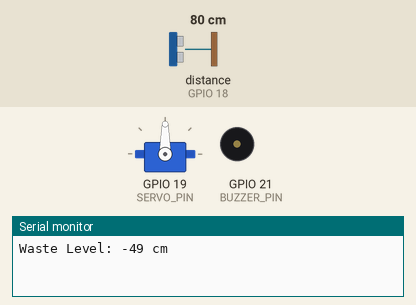
Bench run of a sketch on a simulated ESP32. Parts: servo, buzzer (waves = sounding, pin HIGH), the last lines printed to the serial monitor. Wiring (inferred from the names in the program): ultrasonic range finder: trigger GPIO 5; echo GPIO 18. The inputs (shaded band) are chosen by the test bench; at power-on: distance to the obstacle (sensor on GPIO 18) 80 cm. The echo pulse lasts 58.3 µs per cm; WiFi joins after 1.5 s; servers stay silent unless stated; pins used as bus, display or sensor lines are not drawn.

Above: at 3.0 s.
3.1 s: distance to the obstacle (sensor on GPIO 18) set to 7 cm
10.4 s: distance to the obstacle (sensor on GPIO 18) set to 4 cm
At 16.0 s:
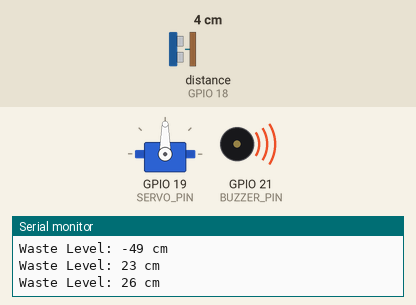
23.1 s: distance to the obstacle (sensor on GPIO 18) set to 9 cm
At 29.7 s:
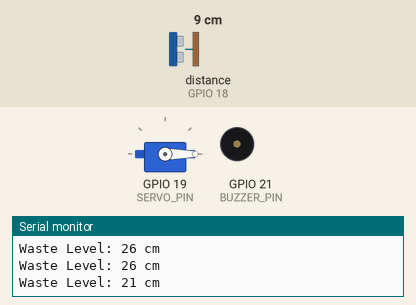
35.8 s: distance to the obstacle (sensor on GPIO 18) set to 2 cm
At 43.3 s:
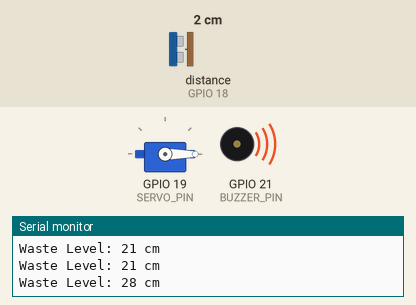
Timing chart, 0 to 49.5 s (numbered marks = the images above; inputs shaded):
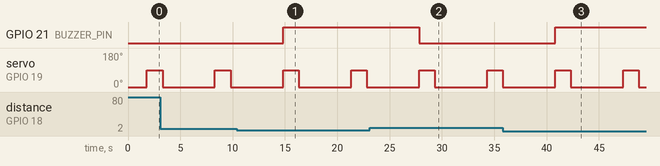

Measured:
- the behaviour switches between 6 and 5 cm on distance to the obstacle (sensor on GPIO 18) (found by bisection; images 0 and 1)
- after the input at 10.4 s, GPIO 21 (BUZZER_PIN): LOW → HIGH after 4.4 s
- after the input at 23.1 s, GPIO 21 (BUZZER_PIN): HIGH → LOW after 4.7 s
- after the input at 35.8 s, GPIO 21 (BUZZER_PIN): LOW → HIGH after 5.0 s
- by itself, servo on GPIO 19 (SERVO_PIN): alternates 90° for 1.5 s and 0° for 5.0 s

The sketch:

SmartDustbin.ino
```cpp
#define BLYNK_TEMPLATE_ID "YourTemplateID"
#define BLYNK_TEMPLATE_NAME "Smart Dustbin"
#define BLYNK_AUTH_TOKEN "YourAuthToken"

#include <WiFi.h>
#include <BlynkSimpleEsp32.h>
#include <Servo.h>

char auth[] = BLYNK_AUTH_TOKEN;
char ssid[] = "YourWiFiSSID";
char pass[] = "YourWiFiPassword";

#define TRIG_PIN 5
#define ECHO_PIN 18
#define SERVO_PIN 19
#define BUZZER_PIN 21

Servo lidServo;

long duration;
float distance;
int dustbinHeight = 30; // cm
int threshold = 5;      // cm (full if less than this)
bool notified = false;  // To avoid repeated notifications

void setup() {
  Serial.begin(115200);
  pinMode(TRIG_PIN, OUTPUT);
  pinMode(ECHO_PIN, INPUT);
  pinMode(BUZZER_PIN, OUTPUT);

  lidServo.attach(SERVO_PIN);
  lidServo.write(0); // Lid closed

  Blynk.begin(auth, ssid, pass);
}

void loop() {
  Blynk.run();
  measureWasteLevel();
}

void measureWasteLevel() {
  digitalWrite(TRIG_PIN, LOW);
  delayMicroseconds(2);
  digitalWrite(TRIG_PIN, HIGH);
  delayMicroseconds(10);
  digitalWrite(TRIG_PIN, LOW);

  duration = pulseIn(ECHO_PIN, HIGH);
  distance = duration * 0.034 / 2;

  int wasteLevel = dustbinHeight - distance;
  Blynk.virtualWrite(V0, wasteLevel); // Send level to Blynk

  Serial.print("Waste Level: ");
  Serial.print(wasteLevel);
  Serial.println(" cm");

  if (distance < threshold) {
    digitalWrite(BUZZER_PIN, HIGH);
    Blynk.virtualWrite(V1, 255); // LED ON

    if (!notified) {
      Blynk.logEvent("bin_full", "Dustbin is full. Please empty it!");
      notified = true;
    }
  } else {
    digitalWrite(BUZZER_PIN, LOW);
    Blynk.virtualWrite(V1, 0); // LED OFF
    notified = false;          // Reset flag if no longer full
  }

  openLid();
  delay(5000); // Delay before next reading
}

void openLid() {
  lidServo.write(90); // Open
  delay(1500);
  lidServo.write(0);  // Close
}
```
